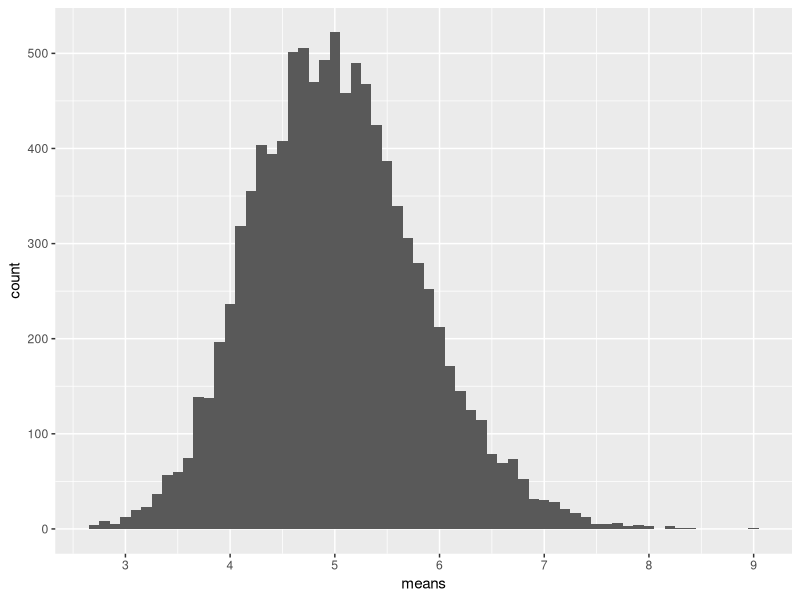
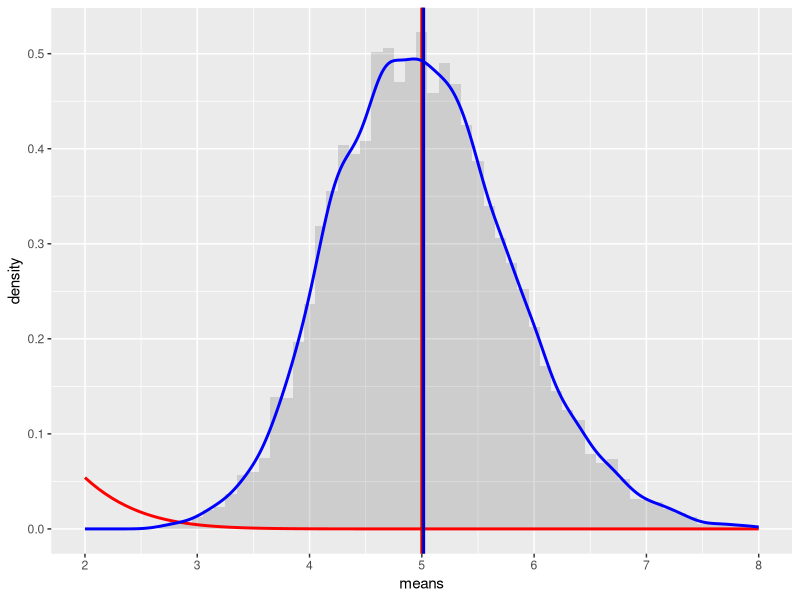

These figures' R source, in order:
## ---- chunk 1
library(knitr)
opts_chunk$set(fig.width=7, fig.height=4, warning=FALSE, message=FALSE)
## ---- chunk 2
# load neccesary libraries
library(ggplot2)

# set constants
lambda <- 0.2 # lambda for rexp
n <- 40 # number of exponetials
numberOfSimulations <- 10000 # number of tests

# set the seed to create reproducability
set.seed(1105823)

# run the test resulting in n x numberOfSimulations matrix
exponentialDistributions <- matrix(data=rexp(n * numberOfSimulations, lambda), 
                                   nrow=numberOfSimulations)
exponentialDistributionMeans <- data.frame(means=apply(exponentialDistributions, 1, mean))
## ---- chunk 3
# plot the means
ggplot(data = exponentialDistributionMeans, aes(x = means)) + 
  geom_histogram(binwidth=0.1) +   
  scale_x_continuous(breaks=round(seq(min(exponentialDistributionMeans$means),
                                      max(exponentialDistributionMeans$means), by=1)))
## ---- chunk 4
mu <- 1/lambda
mu
## ---- chunk 5
meanOfMeans <- mean(exponentialDistributionMeans$means)
meanOfMeans
## ---- chunk 6
sd <- 1/lambda/sqrt(n)
sd
## ---- chunk 7
Var <- sd^2
Var
## ---- chunk 8
sd_x <- sd(exponentialDistributionMeans$means)
sd_x

Var_x <- var(exponentialDistributionMeans$means)
Var_x
## ---- chunk 9
# plot the means
ggplot(data = exponentialDistributionMeans, aes(x = means)) + 
  geom_histogram(binwidth=0.1, aes(y=..density..), alpha=0.2) + 
  stat_function(fun = dnorm, arg = list(mean = mu , sd = sd), colour = "red", size=1) + 
  geom_vline(xintercept = mu, size=1, colour="#CC0000") + 
  geom_density(colour="blue", size=1) +
  geom_vline(xintercept = meanOfMeans, size=1, colour="#0000CC") + 
  scale_x_continuous(breaks=seq(mu-3,mu+3,1), limits=c(mu-3,mu+3)) 
